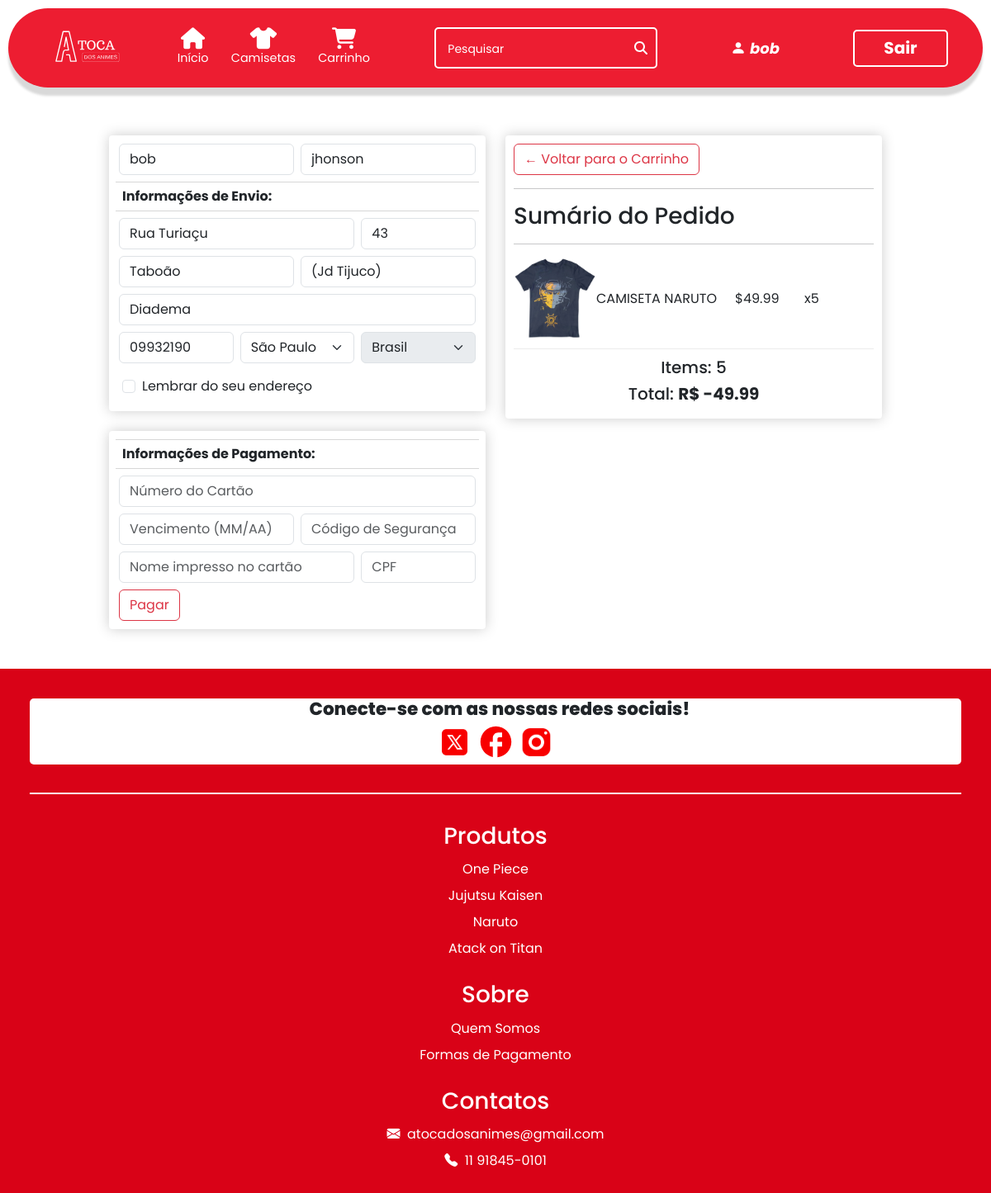
Screenshot of /checkout (signed in) with the database file from the repository.
### ecommerce/models.py (models this page shows, shortened)
class User(AbstractUser):
    cpf = models.CharField(max_length=11, blank=False, null=True)
    adm = models.BooleanField(default=False)

class Endereco(models.Model):
    numero = models.IntegerField()
    cep = models.CharField(max_length=8, blank=False, null=True)
    bairro = models.CharField(max_length=255, blank=False, null=True)
    rua = models.CharField(max_length=255, blank=False, null=True)
    cidade = models.CharField(max_length=255, blank=False, null=True)
    estado = models.CharField(max_length=2, blank=False, null=True)
    complemento = models.CharField(max_length=255, null=True, blank=True)
    pedido = models.ForeignKey(Pedido, on_delete=models.CASCADE, blank=False, null=True, related_name="envio")
    usuario = models.ForeignKey(User, blank=True, null=True, on_delete=models.CASCADE, related_name="endereco")

class ItemPedido(models.Model):
    produto = models.ForeignKey(Produto, on_delete=models.CASCADE, related_name="produto_item", blank=True, null=True)
    pedido = models.ForeignKey(Pedido, on_delete=models.CASCADE, blank=True, null=True, related_name="items")
    tamanho = models.CharField(max_length=2, default="", blank=False)
    quantidade = models.PositiveIntegerField(null=True, blank=True)
    data_adicionada = models.DateTimeField(auto_now_add=True)
    @property
    def get_total(self):
        total = self.quantidade * self.produto.valor_produto
        return total

class Produto(models.Model):
    nome_produto = models.CharField(max_length=255)
    descricao_produto = models.TextField()
    valor_produto = models.DecimalField(max_digits=6, decimal_places=2)
    image = models.ImageField(null=True, blank=False)
    img_url = models.URLField(null=True, blank=True)
    tamanho_p = models.IntegerField(blank=False, null=True)
    tamanho_m = models.IntegerField(blank=False, null=True)
    tamanho_g = models.IntegerField(blank=False, null=True)
    tamanho_gg = models.IntegerField(blank=False, null=True)
    compradores = models.ManyToManyField(User, blank=True, related_name="compras")

class Pedido(models.Model):
    cupom = models.ForeignKey(Cupom, on_delete=models.CASCADE, related_name="cupons_utilizados", blank=True, null=True)
    usuario = models.ForeignKey(User, on_delete=models.CASCADE, related_name="pedidos")
    data_pedido = models.DateTimeField(auto_now_add=True)
    complete = models.BooleanField(default=False, null=True, blank=False)
    cupom_status = models.BooleanField(default=False, null=True, blank=True)
    @property
    def get_total_cupom(self):
        valor_carrinho = self.get_total_carrinho
        total_cupom = float(valor_carrinho) - (float(valor_carrinho) * (self.cupom.porcentagem / 100))
        return total_cupom
    @property
    def get_total_carrinho(self):
        itempedido = self.items.all()
        total = sum([item.get_total for item in itempedido])
        return total
    @property
    def get_total_items(self):
        itempedido = self.items.all()
        total = sum([item.quantidade for item in itempedido])
        return total

class Cupom(models.Model):
    nome_cupom = models.CharField(max_length=24, null=True, blank=False)
    porcentagem = models.IntegerField(blank=False, null=True)

### ecommerce/views.py (the view, shortened to what this page needs)
# urls.py: path("checkout", views.checkout, name="checkout"),
@login_required(login_url="/login")
def checkout(request):
    if request.user.is_authenticated:
        cliente = request.user
        pedido, created = Pedido.objects.get_or_create(usuario=cliente, complete=False)
        carrinho = pedido.items.all()
    else:
        carrinho = []
        pedido = {"get_total_carrinho": 0, "get_total_items": 0}
    if not carrinho:
        return HttpResponseRedirect(reverse("index"))
    return render(request, "ecommerce/checkout.html", context={
        "carrinho": carrinho,
        "pedido": pedido,
    })

### ecommerce/templates/ecommerce/checkout.html (shortened to what this page needs)
{% extends 'ecommerce/layout.html' %}
{% load static %}
{% block body %}
	<div class="container-fluid py-5" style="width: 80%;">
		<div class="row">
			<div class="col-lg-6">
				<div class="container-fluid box-element">
					<form class="row g-2" action="{% url 'checkout' %}" method="POST">
						<div class="col-md-6">
							<input type="text" class="form-control" id="nome" placeholder="Nome" name="nome" value="{{request.user.first_name}}" required>
						</div>
						<div class="col-md-6">
							<input type="text" class="form-control" id="sobrenome" placeholder="Sobrenome"
								name="sobrenome" value="{{request.user.last_name}}" required>
						</div>
						<div
							style="padding: 5px 0px 5px 8px; border-top: 1px solid rgba(0, 0, 0, 0.158); border-bottom: 1px solid rgba(0, 0, 0, 0.158);">
							<b>Informações de Envio:</b>
						</div>
						<div class="col-8">
							<input type="text" class="form-control" id="logradouro" placeholder="Rua" name="rua" value="{{user.endereco.last.rua}}" required>
						</div>
						<div class="col-4">
							<input type="number" min="0" class="form-control" id="numero" placeholder="Número" name="numero" value="{{user.endereco.last.numero}}" required>
						</div>
						<div class="col-6">
							<input type="text" class="form-control" id="bairro" placeholder="Bairro" name="bairro" value="{{user.endereco.last.bairro}}" required>
						</div>
						<div class="col-6">
							<input type="text" class="form-control" id="complemento" placeholder="Complemento (opcional)"
								name="complemento" value="{{user.endereco.last.complemento}}">
						</div>
						<div class="col-12">
							<input type="text" class="form-control" id="cidade" placeholder="Cidade" name="cidade" value="{{user.endereco.last.cidade}}" required>
						</div>
						<div class="col-md-4">
							<input type="text" maxlength="8" class="form-control" id="cep" placeholder="CEP" name="cep" value="{{user.endereco.last.cep}}" required autofocus>
						</div>
						<div class="col-md-4">
							<select id="estado" class="form-select" name="estado">
								{% if user.endereco.last.estado %}
									<option value="{{user.endereco.last.estado}}" id="option-estado" selected>x</option>
								{% endif %}
							</select>
						</div>
						<div class="col-md-4 mb-2">
							<select id="inputState" class="form-select" disabled>
								<option value="BR" selected>Brasil</option>
							</select>
						</div>
						<div class="form-check mb-2 ms-2">
							<input class="form-check-input" type="checkbox" value="True" id="flexCheckDefault" name="lembrar_endereco">
							<label class="form-check-label" for="flexCheckDefault">
							  Lembrar do seu endereço
							</label>
						</div>
				</div>
				<br>
				<div class="container-fluid box-element">
					<div class="row g-2">
						<div
							style="padding: 5px 0px 5px 8px; border-top: 1px solid rgba(0, 0, 0, 0.158); border-bottom: 1px solid rgba(0, 0, 0, 0.158);">
							<b>Informações de Pagamento:</b>
						</div>
						<div class="col-md-12">
							<input type="number" class="form-control" id="inputEmail4" placeholder="Número do Cartão"
								name="metodo_pagamento" required>
						</div>
						<div class="col-md-6">
							<input inputmode="numeric" maxlength="7" class="form-control" id="inputPassword4" placeholder="Vencimento (MM/AA)"
								name="vencimento" required>
						</div>
						<div class="col-md-6">
							<input type="text" class="form-control" id="inputPassword4" placeholder="Código de Segurança"
								name="cvv" required>
						</div>
						<div class="col-md-8">
							<input type="text" class="form-control" id="inputPassword4"
								placeholder="Nome impresso no cartão" name="nome_cartão" required>
						</div>
						<div class="col-md-4">
							<input type="text" class="form-control" id="inputPassword4" placeholder="CPF" name="cpf" required>
						</div>
						<div class="col-12">
							<input type="submit" value="Pagar" class="btn btn-outline-danger">
						</div>
					</div>
				</div>
			</div>
			<div class="col-lg-6">
				<div class="box-element">
					<a class="btn btn-outline-danger" href="{% url 'carrinho' %}">&#x2190; Voltar para o Carrinho</a>
					<hr>
					<h3 style="margin-top: 5px;">Sumário do Pedido</h3>
					<hr>
					{% for item in carrinho %}
					<div class="cart-row">
						<div style="flex:1"><img class="row-image" src="{{item.produto.image.url}}"></div>
						<div style="flex:2">
							<p>{{item.produto.nome_produto}}</p>
						</div>
						<div style="flex:1">
							<p>${{item.produto.valor_produto|floatformat:2}}</p>
						</div>
						<div style="flex:1">
							<p>x{{item.quantidade}}</p>
						</div>
					</div>
					{% endfor %}
					<h5 class="text-center">Items: {{pedido.get_total_items}}</h5>
					<h5 class="text-center">
						Total:
						<strong>
							{% if pedido.cupom_status %}
								R$ {{pedido.get_total_cupom|floatformat:2}}
							{% else %}
								R$ {{pedido.get_total_carrinho|floatformat:2}}
							{% endif %}
						</strong>
					</h5>
				</div>
			</div>
		</div>
	</div>
{% endblock %}

### ecommerce/templates/ecommerce/layout.html (shortened to what this page needs)
{% load static %}
<!DOCTYPE html>
<html lang="en">
    <head>
        <link rel="stylesheet" href="{% static 'ecommerce/style.css' %}">
        <link rel="stylesheet" href="https://cdn.jsdelivr.net/npm/bootstrap-icons@1.11.1/font/bootstrap-icons.css" />
        <link href="https://cdn.jsdelivr.net/npm/bootstrap@5.3.2/dist/css/bootstrap.min.css" rel="stylesheet"
 />
    </head>
  <body>
        <header>
            <nav class="navbar navbar-expand-lg navbar-dark custom-nav">
                <div class="container">
                    <a class="navbar-brand" href="{% url 'index' %}">
                        <img  src="{% static 'ecommerce/Assets/LogoToca.svg' %}" alt="" class="logo" />
                    </a>
                    <div class="collapse navbar-collapse" id="navbarNav">
                        <ul class="navbar-nav me-auto iconsLinks">
                            <li class="nav-item">
                                <a class="nav-link" href="{% url 'index' %}"><i class="fa-solid fa-house" style="color: #ffffff;"></i> Início</a>
                            </li>
                            <li class="nav-item">
                                <a class="nav-link" href="{% url 'produtos' 'all' %}"><i class="fa-solid fa-shirt" style="color: #ffffff;"></i> Camisetas</a>
                            </li>
                            <li class="nav-item" data-bs-toggle="offcanvas" data-bs-target="#offcanvasRight" aria-controls="offcanvasRight">
                                <a class="nav-link" href="{% url 'carrinho' %}"><i class="fa-solid fa-cart-shopping" style="color: #ffffff;"></i> Carrinho</a>
                            </li>
                        </ul>
                        <form class="d-flex me-auto justify-content-center" action="{% url 'search_bar' %}" method="get">
                            <input class="inputSearch" type="search" placeholder="Pesquisar" aria-label="Search" name="search"/>
                        </form>
                        {% if user.is_authenticated %}
                            <ul class="navbar-nav me-auto iconsLinks">
                                <li class="nav-item">
                                    <a class="nav-link" href="{% url 'user_page' %}" style="font-size: 10px;"><i class="bi bi-person-fill"><strong style="color: white; margin-left: 5px;">{{request.user.first_name}}</strong></i></a>
                                </li>
                            </ul>
                            <div class="d-flex justify-content-center">
                              <a href="{% url 'logout' %}"><button class="login">Sair</button></a>
                            </div>
                        {% else %}
                              <div class="d-flex justify-content-center">
                                  <a href="{% url 'login' %}"><button class="login">Entrar</button></a>
                              </div>
                        {% endif %}
                    </div>
                </div>
            </nav>
        </header>
        {% block body %}
        {% endblock %}
        <footer>
          <div class="redeSocial">
            <h4>Conecte-se com as nossas redes sociais!</h4>
            <a href="" target="_blank">
              <img src="{% static 'ecommerce/Assets/icons/iconTwitter.svg' %}" alt="" srcset="" />
            </a>
            <a href="" target="_blank">
              <img src="{% static 'ecommerce/Assets/icons/iconFacebook.svg' %}" alt="" srcset="" />
            </a>
            <a href="" target="_blank">
              <img src="{% static 'ecommerce/Assets/icons/iconInstagram.svg' %}" alt="" srcset="" />
            </a>
          </div>
          <div class="dividerFooter"></div>
          <div class="row footerInfo">
            <div class="col-4 footer-item">
              <a href="">
                <h3>Produtos</h3>
              </a>
              <a href="">One Piece</a>
              <a href="">Jujutsu Kaisen</a>
              <a href="">Naruto</a>
              <a href="">Atack on Titan</a>
            </div>
            <div class="col-4 footer-item">
              <a href="">
                <h3>Sobre</h3>
              </a>
              <a href="">Quem Somos</a>
              <a href="">Formas de Pagamento</a>
            </div>
            <div class="col-4 footer-item">
              <a href="">
                <h3>Contatos</h3>
              </a>
              <a href=""><i class="bi bi-envelope-fill"></i>
                &nbsp;atocadosanimes@gmail.com</a>
              <a href=""><i class="bi bi-telephone-fill"></i> &nbsp;11 91845-0101</a>
            </div>
          </div>
        </footer>
  </body>
</html>

### rows the page displays
User: user.first_name "bob", nome "bob", sobrenome "jhonson", rua "Rua Turiaçu", numero "43", bairro "Taboão", complemento "(Jd Tijuco)", cidade "Diadema", cep "09932190", estado "São Paulo"
ItemPedido: produto.image (picture), produto.nome_produto "CAMISETA NARUTO", produto.valor_produto "49.99", quantidade "5"
Pedido: get_total_items "5", get_total_cupom "-49.99"
